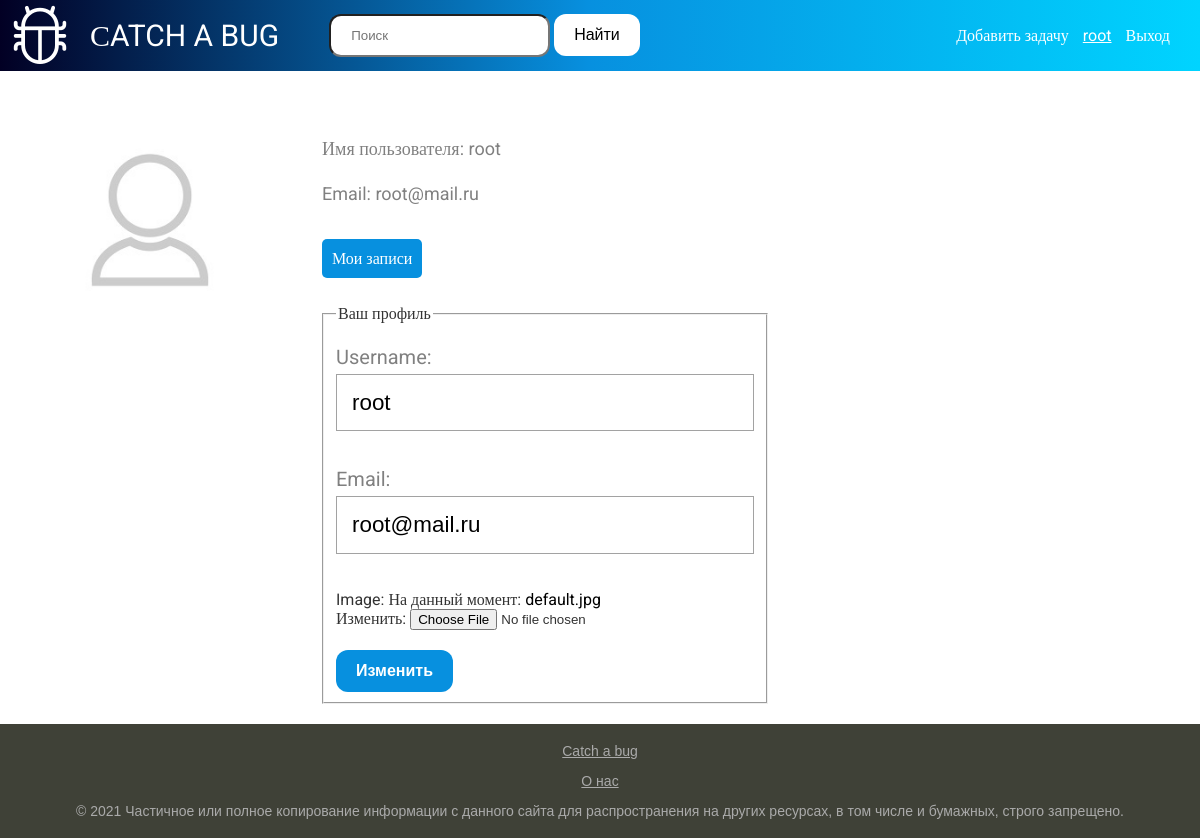
/profile/root (signed in), run on the app's committed database.
### users/models.py (models this page shows, shortened)
class Profile(models.Model):
    user = models.OneToOneField(User, on_delete=models.CASCADE)
    image = models.ImageField(default='default.jpg', upload_to='profile_pics/%Y/%m/%d/')
    slug = models.SlugField(
        db_index=True,
        max_length=255,
        unique=True,
        null=True,
        verbose_name='url')

### users/views.py (the view)
# urls.py: path('profile/<slug:slug>', user_profile, name='profile'),
def user_profile(request,slug):
    if request.method == 'POST':
        form_for_data = UserUpdateForm(request.POST, instance=request.user)
        form_for_image = ProfileUpdateForm(request.POST, request.FILES, instance=request.user.profile)
        if form_for_data.is_valid() and form_for_image.is_valid():
            form_for_image.save()
            form_for_data.save()
            try:
                user_slug = Profile.objects.get(user = request.user)
            except BaseException:
                raise Http404()
            return redirect('profile',user_slug.slug)
    else:
        form_for_data = UserUpdateForm(instance=request.user)
        form_for_image = ProfileUpdateForm(instance=request.user.profile)
    context = {
        'form_for_data':form_for_data,
        'form_for_image':form_for_image,
    }
    return render(request,'users/profile.html',context)

### users/forms.py
class UserUpdateForm(forms.ModelForm):
    email = forms.EmailField(widget=forms.TextInput(attrs={'class': 'form-input'}))
    username = forms.CharField(widget=forms.TextInput(attrs={'class': 'form-input'}))
    class Meta:
        model = User
        fields = ['username', 'email']

class ProfileUpdateForm(forms.ModelForm):
    class Meta:
        model = Profile
        fields = ['image']

### BLOG/templatetags/blog_tags.py (called while the page is built)
@register.simple_tag()
def get_user(user):
    try:
        return Profile.objects.select_related('user').get(user = user)
    except BaseException:
        raise Http404()

### users/templates/users/profile.html (shortened to what this page needs)
{% extends "BLOG/base.html" %}
{% block content %}
    <div class = "user-data-content">
        <img class="account-img" src="{{ userdate.image.url }}">
        <div class = "about-user">
            <p class = "user-data">Имя пользователя: {{userdate.user.username}}</p>
            <p class = "user-data">Email: {{userdate.user.email}}</p>
            <p class = "link-read-more"><a href="{% url 'user_posts' userdate.slug%}">Мои записи</a></p>
        </div>
    </div>
    <div>
        <form method = "post" enctype="multipart/form-data">
            <fieldset class="form-group">
                <legend class="profile">Ваш профиль</legend>
                {% for item in form_for_data %}
                    <p class = "form"><label class = "form-label" for = "{{item.id_for_label}}">{{item.label}}: </label> {{item}} </p>
                {% endfor %}
                {{ form_for_image }}
                <button class = "post-button" type="submit">Изменить</button>
            </fieldset>
        </form>
    </div>
{% endblock content %}

### BLOG/templates/BLOG/base.html (shortened to what this page needs)
{% load static %}
{% load blog_tags %}
<!DOCTYPE html>
<html>
<head>
    <link rel="stylesheet" type="text/css" href="{% static 'BLOG/css/style.css' %}">
    <link rel="stylesheet" href="https://cdn.jsdelivr.net/npm/bootstrap-icons@1.10.2/font/bootstrap-icons.css">
</head>
<body>
    <header class="site-header">
      <nav class="navbar">
        <div class="container">
          <div class="collapse">
            <i class="bi bi-bug"></i>
            <a class="navbar-home" href="{% url 'home' %}"> СATCH A BUG</a>
            <form action = "{% url 'search' %}" method = "get">
              <input class = "search_input" type = "search" type = "submit" name = "search" placeholder = "Поиск">
              <button class = "search_button" type = "submit"> Найти</button>
            </form>
            <div class="navbar-nav">
              <a class="nav-item" href="{% url 'add_post' %}">Добавить задачу</a>
              {% if request.user.is_authenticated %}
                {% get_user user as userdate %}
                <a class="nav-item-profile" href="{% url 'profile' userdate.slug %}">{{ userdate.user.username }}</a>
                <a class="nav-item" href="{% url 'logout' %}">Выход</a>
              {% else %}
                <a class="nav-item" href="{% url 'login' %}">Вход</a>
                <a class="nav-item" href="{% url 'register' %}">Регистрация</a>
              {% endif %}
            </div>
          </div>
        </div>
      </nav>
    </header>
    <main role="main" class="contain">
      <div class="main_body">
        <div class="cont">
          {% block content %}
          {% endblock %}
        </div>
      </div>
   </main>
<tr><td valign=top>
	<div class="footer">
    <p><a href="{% url 'home' %}">Сatch a bug</a></p>
    <a class="navbar-about" href="{% url 'about' %}">О нас</a>
		<p>&copy; 2021 Частичное или полное копирование информации с данного сайта для распространения на других ресурсах, в том числе и бумажных, строго запрещено.</p>
	</div>
</td></tr></table>
</body>
</html>

### BLOG/static/BLOG/css/style.css (style rules this page uses)
body, html { width:100%; height:100% }
body { margin:0; padding:0; background: white; color: #333333; font-family:Roboto; display: flex; flex-direction: column; }
.contain { flex: 1 0 auto; }
.bi-bug { font-size: 60px; color:white; margin-right: 20px; margin-left: 10px; }
a { text-decoration: none; color: white; }
.collapse { background: rgb(2,0,36); background: linear-gradient(90deg, rgba(2,0,36,1) 0%, rgba(7,144,223,1) 49%, rgba(0,212,255,1) 100%); display: flex; align-items: center; font-weight: 400; }
.site-header { position: fixed; width: 100%; }
.navbar-home { font-size: 30px; padding-right: 50px; }
.navbar-nav { margin-left: auto; margin-right: 20px; }
.nav-item, .nav-item-profile { margin-right: 10px; }
.nav-item-profile { text-decoration: underline; }
.cont { margin-right: auto; margin-left: 50px; margin-top: 120px; max-width: 60%; }
p.link-read-more { text-align: right; }
p.link-read-more a { padding: 10px; min-width: 100px; background: #0790df; color: #fff; text-decoration: none; border-radius: 5px; }
.footer { box-sizing: border-box; flex: 0 0 auto; background: #3F4137; padding: 5px; color: #aaa; font-size: 14px; font-family: Verdana, Geneva, Arial, Helvetica; text-align: center; overflow: hidden; }
.footer a { text-decoration: underline; color: #aaa; }
.form-label { display: inline-block; min-width: 150px; vertical-align: top; font-size: 20px; margin-bottom: 5px; }
.form { color: gray; }
.form-input, .content-input, .cat-choice { background: #FFFFFF; border: 1.6px solid #A2A2A2; box-sizing: border-box; width: 100%; min-height: 5px; font-size: 22.4px; line-height: 114%; padding: 15px; resize: none; outline: none; margin-bottom: 20px; font-weight: 300; }
.post-button { font-weight: 900; font-size: 16px; color: #FFFFFF; line-height: 115%; text-align: center; outline: none; border: 0; padding: 12px 20px; background: #0790df; border-radius: 12px; cursor: pointer; margin-right: 10%; }
.user-data { color: gray; display: inline-block; min-width: 150px; vertical-align: top; margin-bottom: 5px; font-size: large; }
.account-img { float: left; margin-right: 10%; width: 200px; border-radius: 100%; height: 200px; }
.about-user { display: grid; margin-bottom: 20px; }
.about-user .link-read-more { text-align: left; margin-top: 40px; }
.form-group a { color:#000; }
.form-group button { margin-top: 20px; }
.search_button { font-size: 16px; color: black; line-height: 115%; text-align: center; outline: none; border: 0; padding: 12px 20px; background: white; border-radius: 12px; cursor: pointer; }
.search_input { padding: 12px 20px; border-radius: 12px; line-height: 115%; }

### data on the page
Profile: user.username "root", image (placeholder picture), user.email "root@mail.ru"

### other printed values
{{ item.label }} "Username" "Email"
